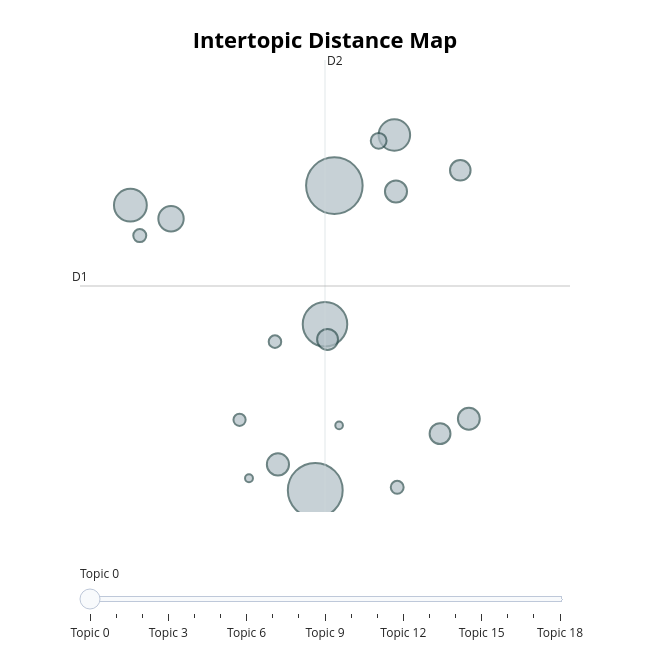

This figure's notebook cell:
### Code cell
berttopic_model.visualize_barchart(top_n_topics=10, n_words=30)
berttopic_model.visualize_topics()

### Figure 1 — Plotly figure (JSON) as saved in the notebook; plotly's stock layout.template omitted (floating-point values rounded to 4 significant figures)
{"data": [{"customdata": [[0, "snapchat | and | my | to | it", 29227], [1, "app | this | it | and | is", 27483], [2, "good | very | hai | nice | its", 18110], [3, "account | my | it | to | log", 9849], [4, "camera | the | video | it | and", 9059], [5, "notifications | messages | the | notification | to", 5886], [6, "dark | mode | android | the | for", 4488], [7, "memories | pay | storage | for | to", 4444], [8, "ai | the | to | remove | it", 4373], [9, "friends | to | with | and | talk", 3980], [10, "ads | ad | the | to | of", 3971], [11, "bitmoji | bitmojis | the | and | look", 3870], [12, "wide | angle | ultra | android | give", 2283], [13, "update | the | swipe | new | map", 1545], [14, "aap | this | very | is | good", 1522], [15, "filters | filter | good | are | the", 1437], [16, "music | songs | song | add | the", 1359], [17, "chromebook | on | it | the | work", 574], [18, "spotlight | spotlights | is | the | but", 531]], "hovertemplate": "<b>Topic %{customdata[0]}</b><br>%{customdata[1]}<br>Size: %{customdata[2]}", "legendgroup": "", "marker": {"color": "#B0BEC5", "line": {"color": "DarkSlateGrey", "width": 2}, "size": [29227, 27483, 18110, 9849, 9059, 5886, 4488, 4444, 4373, 3980, 3971, 3870, 2283, 1545, 1522, 1437, 1359, 574, 531], "sizemode": "area", "sizeref": 18.27, "symbol": "circle"}, "mode": "markers", "name": "", "orientation": "v", "showlegend": false, "type": "scatter", "x": [4.305, 4.153, 4.231, 2.679, 4.784, 3.003, 3.856, 4.797, 5.378, 4.251, 5.148, 5.31, 4.659, 2.754, 4.807, 3.832, 3.549, 3.625, 4.343], "xaxis": "x", "y": [7.494, 2.412, 5.182, 7.167, 8.338, 6.942, 2.843, 7.396, 3.604, 4.928, 3.356, 7.749, 8.241, 6.66, 2.462, 4.892, 3.587, 2.612, 3.494], "yaxis": "y"}], "layout": {"annotations": [{"showarrow": false, "text": "D1", "x": 2.277, "y": 5.82, "yshift": 10}, {"showarrow": false, "text": "D2", "x": 4.231, "xshift": 10, "y": 9.589}], "height": 650, "hoverlabel": {"bgcolor": "white", "font": {"family": "Rockwell", "size": 16}}, "legend": {"itemsizing": "constant", "tracegroupgap": 0}, "margin": {"t": 60}, "shapes": [{"line": {"color": "#CFD8DC", "width": 2}, "type": "line", "x0": 4.231, "x1": 4.231, "y0": 2.05, "y1": 9.589}, {"line": {"color": "#9E9E9E", "width": 2}, "type": "line", "x0": 2.277, "x1": 6.185, "y0": 5.82, "y1": 5.82}], "sliders": [{"active": 0, "pad": {"t": 50}, "steps": [{"args": [{"marker.color": [["red", "#B0BEC5", "#B0BEC5", "#B0BEC5", "#B0BEC5", "#B0BEC5", "#B0BEC5", "#B0BEC5", "#B0BEC5", "#B0BEC5", "#B0BEC5", "#B0BEC5", "#B0BEC5", "#B0BEC5", "#B0BEC5", "#B0BEC5", "#B0BEC5", "#B0BEC5", "#B0BEC5"]]}], "label": "Topic 0", "method": "update"}, {"args": [{"marker.color": [["#B0BEC5", "red", "#B0BEC5", "#B0BEC5", "#B0BEC5", "#B0BEC5", "#B0BEC5", "#B0BEC5", "#B0BEC5", "#B0BEC5", "#B0BEC5", "#B0BEC5", "#B0BEC5", "#B0BEC5", "#B0BEC5", "#B0BEC5", "#B0BEC5", "#B0BEC5", "#B0BEC5"]]}], "label": "Topic 1", "method": "update"}, {"args": [{"marker.color": [["#B0BEC5", "#B0BEC5", "red", "#B0BEC5", "#B0BEC5", "#B0BEC5", "#B0BEC5", "#B0BEC5", "#B0BEC5", "#B0BEC5", "#B0BEC5", "#B0BEC5", "#B0BEC5", "#B0BEC5", "#B0BEC5", "#B0BEC5", "#B0BEC5", "#B0BEC5", "#B0BEC5"]]}], "label": "Topic 2", "method": "update"}, {"args": [{"marker.color": [["#B0BEC5", "#B0BEC5", "#B0BEC5", "red", "#B0BEC5", "#B0BEC5", "#B0BEC5", "#B0BEC5", "#B0BEC5", "#B0BEC5", "#B0BEC5", "#B0BEC5", "#B0BEC5", "#B0BEC5", "#B0BEC5", "#B0BEC5", "#B0BEC5", "#B0BEC5", "#B0BEC5"]]}], "label": "Topic 3", "method": "update"}, {"args": [{"marker.color": [["#B0BEC5", "#B0BEC5", "#B0BEC5", "#B0BEC5", "red", "#B0BEC5", "#B0BEC5", "#B0BEC5", "#B0BEC5", "#B0BEC5", "#B0BEC5", "#B0BEC5", "#B0BEC5", "#B0BEC5", "#B0BEC5", "#B0BEC5", "#B0BEC5", "#B0BEC5", "#B0BEC5"]]}], "label": "Topic 4", "method": "update"}, {"args": [{"marker.color": [["#B0BEC5", "#B0BEC5", "#B0BEC5", "#B0BEC5", "#B0BEC5", "red", "#B0BEC5", "#B0BEC5", "#B0BEC5", "#B0BEC5", "#B0BEC5", "#B0BEC5", "#B0BEC5", "#B0BEC5", "#B0BEC5", "#B0BEC5", "#B0BEC5", "#B0BEC5", "#B0BEC5"]]}], "label": "Topic 5", "method": "update"}, {"args": [{"marker.color": [["#B0BEC5", "#B0BEC5", "#B0BEC5", "#B0BEC5", "#B0BEC5", "#B0BEC5", "red", "#B0BEC5", "#B0BEC5", "#B0BEC5", "#B0BEC5", "#B0BEC5", "#B0BEC5", "#B0BEC5", "#B0BEC5", "#B0BEC5", "#B0BEC5", "#B0BEC5", "#B0BEC5"]]}], "label": "Topic 6", "method": "update"}, {"args": [{"marker.color": [["#B0BEC5", "#B0BEC5", "#B0BEC5", "#B0BEC5", "#B0BEC5", "#B0BEC5", "#B0BEC5", "red", "#B0BEC5", "#B0BEC5", "#B0BEC5", "#B0BEC5", "#B0BEC5", "#B0BEC5", "#B0BEC5", "#B0BEC5", "#B0BEC5", "#B0BEC5", "#B0BEC5"]]}], "label": "Topic 7", "method": "update"}, {"args": [{"marker.color": [["#B0BEC5", "#B0BEC5", "#B0BEC5", "#B0BEC5", "#B0BEC5", "#B0BEC5", "#B0BEC5", "#B0BEC5", "red", "#B0BEC5", "#B0BEC5", "#B0BEC5", "#B0BEC5", "#B0BEC5", "#B0BEC5", "#B0BEC5", "#B0BEC5", "#B0BEC5", "#B0BEC5"]]}], "label": "Topic 8", "method": "update"}, {"args": [{"marker.color": [["#B0BEC5", "#B0BEC5", "#B0BEC5", "#B0BEC5", "#B0BEC5", "#B0BEC5", "#B0BEC5", "#B0BEC5", "#B0BEC5", "red", "#B0BEC5", "#B0BEC5", "#B0BEC5", "#B0BEC5", "#B0BEC5", "#B0BEC5", "#B0BEC5", "#B0BEC5", "#B0BEC5"]]}], "label": "Topic 9", "method": "update"}, {"args": [{"marker.color": [["#B0BEC5", "#B0BEC5", "#B0BEC5", "#B0BEC5", "#B0BEC5", "#B0BEC5", "#B0BEC5", "#B0BEC5", "#B0BEC5", "#B0BEC5", "red", "#B0BEC5", "#B0BEC5", "#B0BEC5", "#B0BEC5", "#B0BEC5", "#B0BEC5", "#B0BEC5", "#B0BEC5"]]}], "label": "Topic 10", "method": "update"}, {"args": [{"marker.color": [["#B0BEC5", "#B0BEC5", "#B0BEC5", "#B0BEC5", "#B0BEC5", "#B0BEC5", "#B0BEC5", "#B0BEC5", "#B0BEC5", "#B0BEC5", "#B0BEC5", "red", "#B0BEC5", "#B0BEC5", "#B0BEC5", "#B0BEC5", "#B0BEC5", "#B0BEC5", "#B0BEC5"]]}], "label": "Topic 11", "method": "update"}, {"args": [{"marker.color": [["#B0BEC5", "#B0BEC5", "#B0BEC5", "#B0BEC5", "#B0BEC5", "#B0BEC5", "#B0BEC5", "#B0BEC5", "#B0BEC5", "#B0BEC5", "#B0BEC5", "#B0BEC5", "red", "#B0BEC5", "#B0BEC5", "#B0BEC5", "#B0BEC5", "#B0BEC5", "#B0BEC5"]]}], "label": "Topic 12", "method": "update"}, {"args": [{"marker.color": [["#B0BEC5", "#B0BEC5", "#B0BEC5", "#B0BEC5", "#B0BEC5", "#B0BEC5", "#B0BEC5", "#B0BEC5", "#B0BEC5", "#B0BEC5", "#B0BEC5", "#B0BEC5", "#B0BEC5", "red", "#B0BEC5", "#B0BEC5", "#B0BEC5", "#B0BEC5", "#B0BEC5"]]}], "label": "Topic 13", "method": "update"}, {"args": [{"marker.color": [["#B0BEC5", "#B0BEC5", "#B0BEC5", "#B0BEC5", "#B0BEC5", "#B0BEC5", "#B0BEC5", "#B0BEC5", "#B0BEC5", "#B0BEC5", "#B0BEC5", "#B0BEC5", "#B0BEC5", "#B0BEC5", "red", "#B0BEC5", "#B0BEC5", "#B0BEC5", "#B0BEC5"]]}], "label": "Topic 14", "method": "update"}, {"args": [{"marker.color": [["#B0BEC5", "#B0BEC5", "#B0BEC5", "#B0BEC5", "#B0BEC5", "#B0BEC5", "#B0BEC5", "#B0BEC5", "#B0BEC5", "#B0BEC5", "#B0BEC5", "#B0BEC5", "#B0BEC5", "#B0BEC5", "#B0BEC5", "red", "#B0BEC5", "#B0BEC5", "#B0BEC5"]]}], "label": "Topic 15", "method": "update"}, {"args": [{"marker.color": [["#B0BEC5", "#B0BEC5", "#B0BEC5", "#B0BEC5", "#B0BEC5", "#B0BEC5", "#B0BEC5", "#B0BEC5", "#B0BEC5", "#B0BEC5", "#B0BEC5", "#B0BEC5", "#B0BEC5", "#B0BEC5", "#B0BEC5", "#B0BEC5", "red", "#B0BEC5", "#B0BEC5"]]}], "label": "Topic 16", "method": "update"}, {"args": [{"marker.color": [["#B0BEC5", "#B0BEC5", "#B0BEC5", "#B0BEC5", "#B0BEC5", "#B0BEC5", "#B0BEC5", "#B0BEC5", "#B0BEC5", "#B0BEC5", "#B0BEC5", "#B0BEC5", "#B0BEC5", "#B0BEC5", "#B0BEC5", "#B0BEC5", "#B0BEC5", "red", "#B0BEC5"]]}], "label": "Topic 17", "method": "update"}, {"args": [{"marker.color": [["#B0BEC5", "#B0BEC5", "#B0BEC5", "#B0BEC5", "#B0BEC5", "#B0BEC5", "#B0BEC5", "#B0BEC5", "#B0BEC5", "#B0BEC5", "#B0BEC5", "#B0BEC5", "#B0BEC5", "#B0BEC5", "#B0BEC5", "#B0BEC5", "#B0BEC5", "#B0BEC5", "red"]]}], "label": "Topic 18", "method": "update"}]}], "title": {"font": {"color": "Black", "size": 22}, "text": "<b>Intertopic Distance Map</b>", "x": 0.5, "xanchor": "center", "y": 0.95, "yanchor": "top"}, "width": 650, "xaxis": {"anchor": "y", "domain": [0, 1], "range": [2.277, 6.185], "title": {"text": ""}, "visible": false}, "yaxis": {"anchor": "x", "domain": [0, 1], "range": [2.05, 9.589], "title": {"text": ""}, "visible": false}}}
